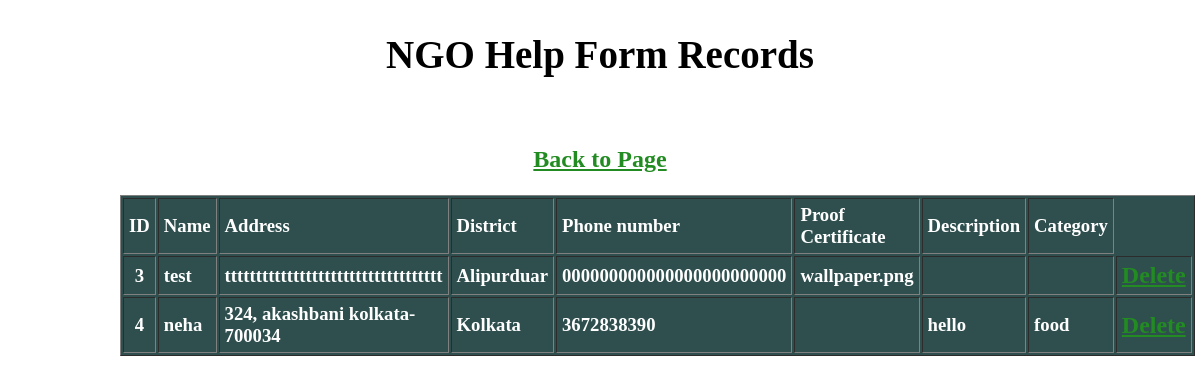
Before: /display_ngo_help_form_data.php with the older database file.
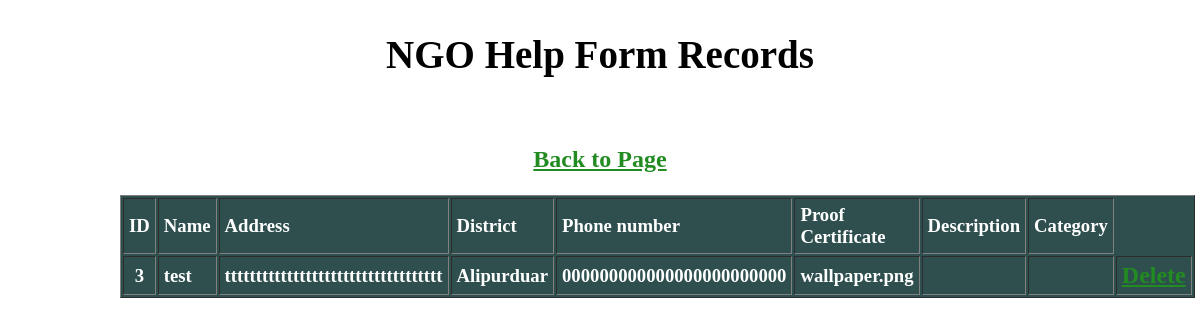
After: the same page with the newer database file.
### tables this page shows
CREATE TABLE `ngo_help_db` (
  `id` int(255) NOT NULL,
  `name` varchar(45) NOT NULL,
  `address` varchar(255) NOT NULL,
  `district` varchar(40) NOT NULL,
  `ph_no` varchar(200) NOT NULL,
  `file` varchar(255) NOT NULL,
  `description` varchar(200) NOT NULL,
  `category` varchar(55) NOT NULL
);

### display_ngo_help_form_data.php (the view, shortened to what this page needs)
<?php
include("connection.php");?>
<!DOCTYPE html>
<html>
<head>
</head>
<body>
<h2 style="font-size: 39px;"><center>NGO Help Form Records</center></h2><br>
<h3 style="color:darkgreen;"><center><a href="menu.html">Back to Page </a></center><br>
<table width = "80%" border="1" cellspacing="2" cellpadding="5" align="center" style="background-color: darkSlategray; color: white;">
	<tr>
		<td align="center"><strong>ID</strong></td>
		<td><strong>Name</strong></td>
		<td><strong>Address</strong></td>
		<td><strong>District</strong></td>
		<td><strong>Phone number</strong></td>
		<td><strong>Proof Certificate</strong></td>
		<td><strong>Description</strong></td>
		<td><strong>Category</strong></td>
	</tr>
    <?php
		$sql = "SELECT * FROM `ngo_help_db`";
		$result = mysqli_query($link,$sql);
		if(mysqli_num_rows($result) > 0)
		{
			while($row = mysqli_fetch_assoc($result))
			{
				echo "<tr>";
				echo "<td align = 'center'>".$row["id"]."</td>";
				echo "<td>".$row["name"]."</td>";
				echo "<td>".$row["address"]."</td>";
				echo "<td>".$row["district"]."</td>";
				echo "<td>".$row["ph_no"]."</td>";
				echo "<td>".$row["file"]."</td>";
				echo "<td>".$row["description"]."</td>";
				echo "<td>".$row["category"]."</td>";
				echo "<td><a href='delete_ngo_help.php?id=".$row['id']."'>Delete</a></td>";
				echo "</tr>";
			}
		}
     ?>
</table>
</body>
</html>

Changed rows visible on the page:
removed ngo_help_db: id "4", name "neha", address "324, akashbani kolkata-700034", district "Kolkata", ph_no "3672838390", description "hello", category "food"
